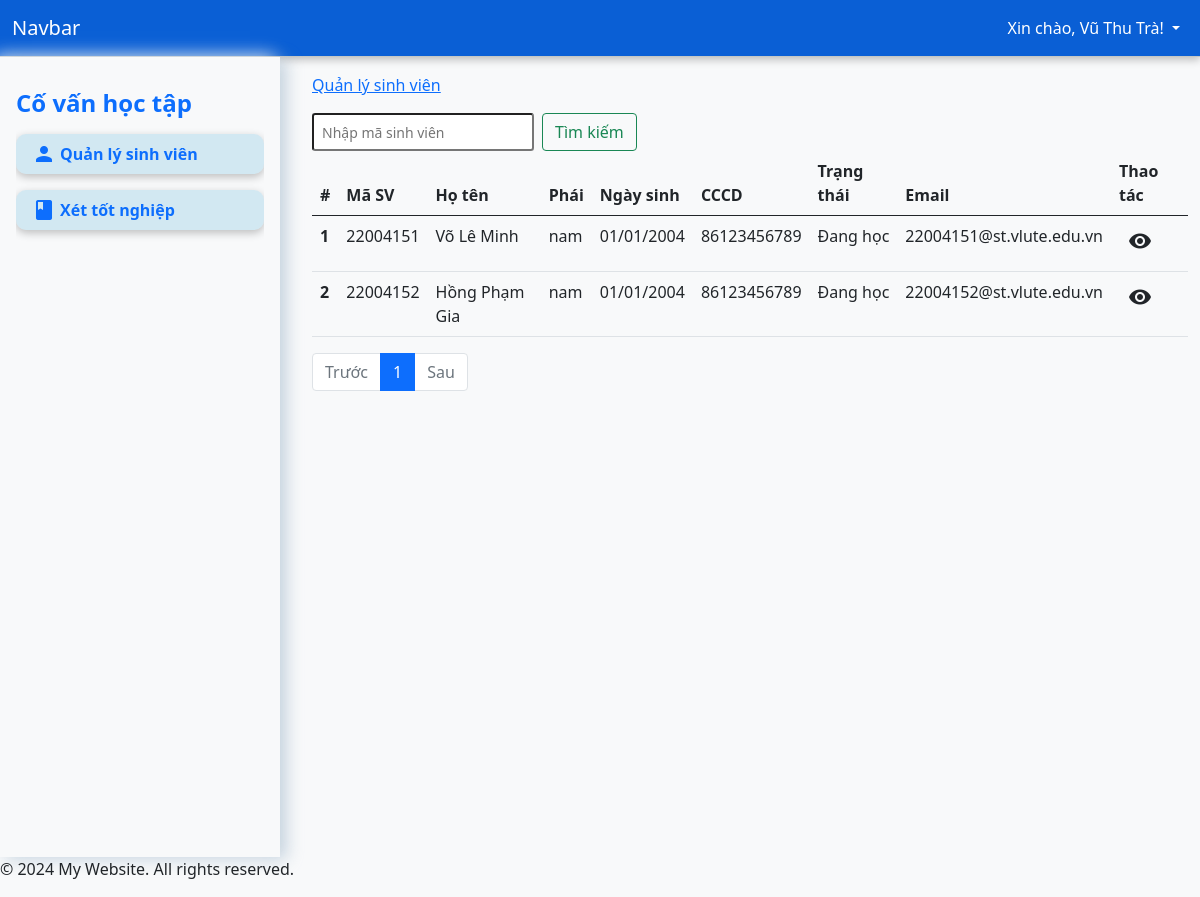
/?page=students (signed in), run on an earlier commit of the app's database.
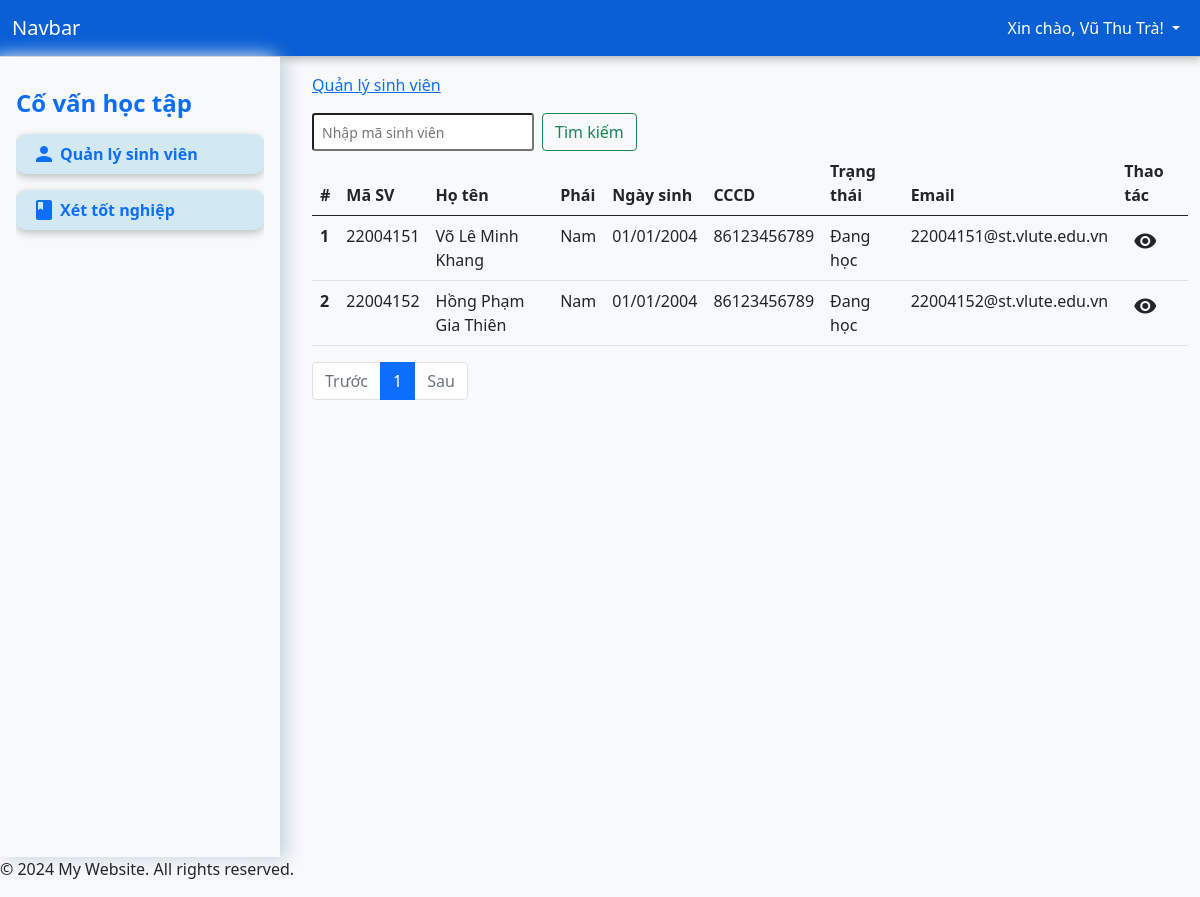
And on a later commit of the database.
### tables this page shows
CREATE TABLE `students` (
  `id` int(11) NOT NULL,
  `student_code` varchar(50) NOT NULL,
  `full_name` varchar(255) NOT NULL,
  `identity` varchar(255) NOT NULL,
  `dob` date DEFAULT NULL,
  `gender` enum('Nam','Nữ','Khác') NOT NULL DEFAULT 'Nam',
  `address` varchar(255) NOT NULL,
  `major` varchar(255) DEFAULT NULL,
  `email` varchar(255) DEFAULT NULL,
  `status` enum('Đang học','Thôi học','Đã tốt nghiệp','') DEFAULT 'Đang học',
  `created_at` datetime DEFAULT current_timestamp()
);

### app/controller/StudentController.php (called while the page is built, shortened)
<?php
class StudentController
{
    private $conn;
    public function __construct($conn)
    {
        $this->conn = $conn;
    }
    public function index($limit = PHP_INT_MAX, $offset = 0) {
        $query = "SELECT * FROM students LIMIT $offset, $limit";
        $result = mysqli_query($this->conn, $query);
        $students = [];
        while ($row = mysqli_fetch_assoc($result)) {
            $students[] = $row;
        }
        return $students;
    }
    public function count()
    {
        $query = "SELECT COUNT(*) as total FROM students";
        $result = mysqli_query($this->conn, $query);
        $row = mysqli_fetch_assoc($result);
        return $row['total'];
    }
}

### app/views/pages/students.php (the view, shortened to what this page needs)
<?php
require_once "app/controller/StudentController.php";
$studentController = new StudentController($conn);
$page = isset($_GET['num']) ? (int)$_GET['num'] : 1;
$page = max($page, 1);
$limit = 10;
$offset = ($page - 1) * $limit;
$search = isset($_POST['search']) ? $_POST['search'] : '';
if ($search) {
    $students = $studentController->show($search);
    $total_students = count($students);
    $total_pages = 1;
} else {
    $students = $studentController->index($limit, $offset);
    $total_students = $studentController->count();
    $total_pages = ceil($total_students / $limit);
}
?>
<nav aria-label="Page navigation example">
    <form class="d-flex float-start" method="post">
        <input class="form-control-sm me-2" name="search" type="search" placeholder="Nhập mã sinh viên" aria-label="Search" required>
        <button class="btn btn-outline-success mr-2" type="submit">Tìm kiếm</button>
    </form>
    <table class="table">
        <thead>
            <tr>
                <th scope="col">#</th>
                <th scope="col">Mã SV</th>
                <th scope="col">Họ tên</th>
                <th scope="col">Phái</th>
                <th scope="col">Ngày sinh</th>
                <th scope="col">CCCD</th>
                <th scope="col">Trạng thái</th>
                <th scope="col">Email</th>
                <th scope="col">Thao tác</th>
            </tr>
        </thead>
        <tbody>
            <?php foreach ($students as $index => $student): ?>
                <tr>
                    <th scope="row"><?php echo $index + 1; ?></th>
                    <td><?php echo htmlspecialchars($student['student_code']); ?></td>
                    <td><?php echo htmlspecialchars($student['full_name']); ?></td>
                    <td><?php echo htmlspecialchars($student['gender']); ?></td>
                    <td><?php echo htmlspecialchars(date('d/m/Y', strtotime($student['dob']))); ?></td>
                    <td><?php echo htmlspecialchars($student['identity']); ?></td>
                    <td><?php echo htmlspecialchars($student['status']); ?></td>
                    <td><?php echo htmlspecialchars($student['email']); ?></td>
                    <td>
                        <a type="button" class="btn btn-sm" href="?page=detail&student_code=<?php echo $student['student_code'] ?>"><i class="material-icons">visibility</i></a>
                    </td>
                </tr>
            <?php endforeach; ?>
        </tbody>
    </table>
    <ul class="pagination">
        <li class="page-item <?php if ($page <= 1) echo 'disabled'; ?>">
            <a class="page-link" href="?page=students&num=<?php echo $page - 1; ?>">Trước</a>
        </li>
        <?php for ($i = 1; $i <= $total_pages; $i++): ?>
            <li class="page-item <?php if ($page == $i) echo 'active'; ?>">
                <a class="page-link" href="?page=students&num=<?php echo $i; ?>"><?php echo $i; ?></a>
            </li>
        <?php endfor; ?>
        <li class="page-item <?php if ($page >= $total_pages) echo 'disabled'; ?>">
            <a class="page-link" href="?page=students&num=<?php echo $page + 1; ?>">Sau</a>
        </li>
    </ul>
</nav>

### app/views/components/header.php (shortened to what this page needs)
<!DOCTYPE html>
<html lang="en">
<head>
    <link href="https://cdn.jsdelivr.net/npm/bootstrap@5.0.2/dist/css/bootstrap.min.css" rel="stylesheet">
    <link rel="stylesheet" href="/app/styles/styles.css">
</head>
<body class="g-sidenav-show bg-light">
    <header>
        <nav class="navbar navbar-expand-lg navbar-light position-static top-0">
            <div class="container-fluid">
                <a class="navbar-brand text-white" href="/">Navbar</a>
                <div class="collapse navbar-collapse" id="navbarNavDarkDropdown">
                    <ul class="navbar-nav">
                        <li class="nav-item dropdown">
                            <a class="nav-link dropdown-toggle text-white" href="#" id="navbarDarkDropdownMenuLink" role="button" data-bs-toggle="dropdown" aria-expanded="false">
                                <?php
                                echo "Xin chào, " . htmlspecialchars($_SESSION['auth_user']['username']) . "!";
                                ?>
                            </a>
                        </li>
                    </ul>
                </div>
            </div>
        </nav>
    </header>

### index.php (shortened to what this page needs)
<?php
require_once("app/views/components/header.php");
$page_titles = [
    'grades' => 'Quản lý điểm',
    'courses' => 'Quản lý học phần',
    'students' => 'Quản lý sinh viên',
    'progress' => 'Quản lý cây tiến trình',
    'detail' => 'Chi tiết sinh viên',
    'certificate' => 'Danh sách văn bằng',
    'graduate' => 'Xét tốt nghiệp'
];
?>
<div class="container-fluid">
    <div class="row">
        <div class="col-3 p-0">
            <?php require_once("app/views/components/sidebar.php"); ?>
        </div>
        <div class="col-9 min-vh-100 py-3">
            <nav aria-label="breadcrumb">
                <ol class="breadcrumb">
                    <?php if (isset($_GET['page']) && array_key_exists($_GET['page'], $page_titles)): ?>
                        <li class="breadcrumb-item active" aria-current="page">
                            <a href="?page=<?php
                                            if ($_GET['page'] === 'detail') {
                                                echo $_GET['page'] . '&student_code=' . $_GET['student_code'];
                                            } else {
                                                echo $_GET['page'];
                                            }
                                            ?>">
                                <?php echo $page_titles[$_GET['page']]; ?>
                            </a>
                        </li>
                    <?php endif; ?>
                </ol>
            </nav>
            <?php
            if (isset($_GET['page'])) {
                $page = $_GET['page'];
                $allowed_pages = ['grades', 'courses', 'students', 'progress', 'detail','graduate'];
                if (in_array($page, $allowed_pages)) {
                    require_once("app/views/pages/{$page}.php");
                } else {
                    echo "Page not found.";
                }
            } else {
                require_once("app/views/pages/intro.php");
            }
            ?>
        </div>
    </div>
</div>
<?php
include("app/views/components/footer.php");
?>

### app/views/components/sidebar.php
<div class="d-flex flex-column flex-shrink-0 p-3 bg-light position-static left-0" id="sidebar">
    <div class="offcanvas-body px-0">
        <p class="text-primary fw-bold fs-large h4"><?php echo $_SESSION['auth_user']['role'] == "GV" ? 'Giáo viên' : 'Cố vấn học tập';  ?></p>
        <ul class="nav nav-pills flex-column mb-sm-auto mb-0 align-items-start" id="menu">
            <li class="nav-item my-2">
                <a href="?page=students" class="nav-link text-truncate d-flex align-items-center">
                    <i class="material-icons">person</i><span class="ms-1 d-none d-sm-inline fw-bold">Quản lý sinh viên</span>
                </a>
            </li>
            <?php if ($_SESSION['auth_user']['role'] == 'GV'): ?>
                <li class="nav-item my-2">
                    <a href="?page=courses" class="nav-link text-truncate d-flex align-items-center">
                        <i class="material-icons">book</i><span class="ms-1 d-none d-sm-inline fw-bold">Quản lý học phần</span> </a>
                </li>
                <li class="nav-item my-2">
                    <a href="?page=grades" class="nav-link text-truncate d-flex align-items-center">
                        <i class="material-icons">grade</i><span class="ms-1 d-none d-sm-inline fw-bold">Quản lý điểm</span></a>
                </li>
            <?php else: ?>
                <li class="nav-item my-2">
                    <a href="?page=graduate" class="nav-link text-truncate d-flex align-items-center">
                        <i class="material-icons">book</i><span class="ms-1 d-none d-sm-inline fw-bold">Xét tốt nghiệp</span></a>
                </li>
            <?php endif; ?>
        </ul>
    </div>
</div>

### app/views/components/footer.php (shortened to what this page needs)
<footer>
    <p>&copy; 2024 My Website. All rights reserved.</p>
</footer>
</body>
</html>

### app/styles/styles.css (style rules this page uses)
.navbar { border-bottom: 1px solid #c3c7c6; box-shadow: rgba(0, 0, 0, 0.24) 0px 3px 8px; background-color: rgb(10, 95, 213); }
#sidebar { width: 280px; min-height: 100vh; height: 100%; box-shadow: rgba(136, 165, 191, 0.48) 6px 2px 16px 0px, rgba(255, 255, 255, 0.8) -6px -2px 16px 0px; }
#sidebar .nav-item { background-color: rgba(123, 193, 220, 0.3); width: 100%; border-radius: 10px; box-shadow: rgba(0, 0, 0, 0.24) 0px 3px 8px; }
#sidebar .nav-item .nav-link { transition: background-color 0.3s, color 0.3s; }

What changed in the data, as far as the page shows it:
changed students "22004151@st.vlute.edu.vn": full_name "Võ Lê Minh" → "Võ Lê Minh Khang"; gender "nam" → "Nam"
changed students "22004152@st.vlute.edu.vn": full_name "Hồng Phạm Gia" → "Hồng Phạm Gia Thiên"; gender "nam" → "Nam"
